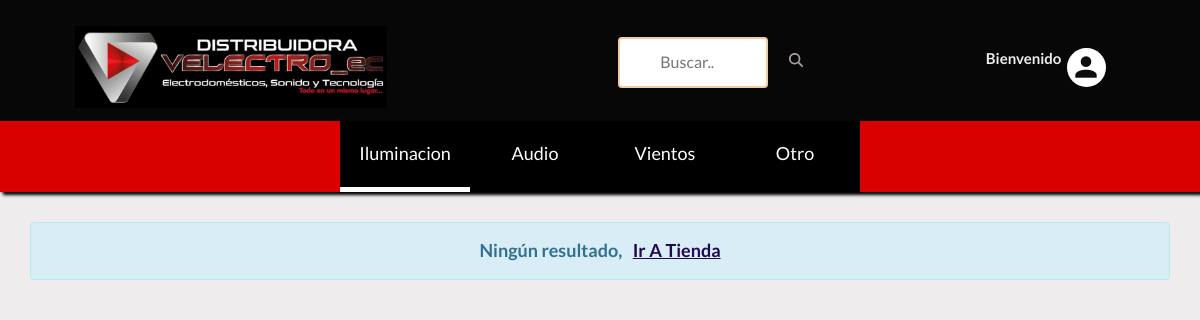
The app's page /search/ with its own data.
### shop/models.py (models this page shows, shortened)
class Subcategory(models.Model):
    name = models.CharField(max_length=100, unique=True)
    slug = models.SlugField(max_length=100, unique=True)
    class Meta:
        verbose_name = 'Categoria'
        verbose_name_plural = 'categorias'
    def get_subcategory_slug_url(self):
        return reverse('shop:subcategries', args=[self.slug])

### shop/views.py (the view)
# urls.py: path('search/', views.search, name='search'),
def search(request):
    products_count = 0
    products = None
    paged_products = None
    if 'keyword' in request.GET:
        keyword = request.GET['keyword']
        if keyword :
            products = Product.objects.filter(Q(description__icontains=keyword) | Q(name__icontains=keyword))
            products_count = products.count()
    context = {
        'products': products,
        'products_count': products_count,
    }
    return render(request, 'shop/shop/search.html', context)

### cart/views.py (called while the page is built)
def _cart_id(request):
    cart = request.session.session_key
    if not cart :
        cart = request.session.create()
    return cart

### shop/context_processors.py (called while the page is built)
def category_list(request):
    return {
        'categories' : Category.objects.all(),
        'subcategories': Subcategory.objects.all()
    }

### shop/models.py (called while the page is built)
    def get_category_slug_url(self):
        return reverse('shop:categries', args=[self.subcategory1.slug,self.slug])

### templates/shop/shop/search.html (shortened to what this page needs)
{% extends '../../base.html' %}
{% load static %}
{% block content %}
        {% if products_count <= 0 %}
        <div style="font-size:18px; margin-bottom:300px;margin-top:30px" class="container alert alert-info text-center" role="alert">
		<b>Ningún resultado,&nbsp;&nbsp; <a href="{% url 'shop:shop' %}" style="color:#21094e;text-decoration: underline;">Ir a tienda<a></b>
		</div>
        {% endif %}
{% endblock %}

### templates/base.html (shortened to what this page needs)
{% load static %}
<!doctype html>
<html class="no-js" lang="">
<head>
    <link href="https://cdn.jsdelivr.net/npm/bootstrap@5.3.1/dist/css/bootstrap.min.css" rel="stylesheet">
    <link rel="stylesheet" href="{% static 'css/bootstrap.min.css' %}">
    <link rel="stylesheet" href="{% static 'css/animate.css' %}">
    <link rel="stylesheet" href="{% static 'css/materialdesignicons.min.css' %}">
    <link rel="stylesheet" href="{% static 'css/jquery.simpleLens.css' %}">
    <link rel="stylesheet" href="{% static 'css/jquery-ui.min.css' %}">
    <link rel="stylesheet" href="{% static 'css/meanmenu.min.css' %}">
    <link rel="stylesheet" href="{% static 'css/nivo-slider.css' %}">
    <link rel="stylesheet" href="{% static 'css/owl.carousel.css' %}">
    <link rel="stylesheet" href="{% static 'css/style.css' %}">
    <link rel="stylesheet" href="{% static 'css/responsive.css' %}">
    <link rel="stylesheet" href="https://cdnjs.cloudflare.com/ajax/libs/font-awesome/4.7.0/css/font-awesome.min.css">
</head>
<body style="background: rgb(238, 236, 236)">
    <header style="background:black" class="header-one header-two">
        <div class="container-primer">
            <div class="img">
                <a href="\"> <img src="{% static '/img/logo2.jpg' %}" alt="">
                </a>
            </div>
            <div class="searches">
                <form id="searchh" action={% url 'shop:search' %} method="GET">
                    <input  type="text" name="keyword" placeholder="Buscar..">
                    <div class="btn">
                    </div>
                </form>
            </div>
            <div class="middel-top clearfix tercero">
                    <div class="welcome">
                        {% if user.id is None %}
                        <div class="welcome-profile">
                            <p style="color:rgb(238, 236, 236)"><b>Bienvenido</b></p>
                        </div>
                        {% else %}
                        <div class="welcome-profile">
                            <p style="color:rgb(238, 236, 236)"><b>Bienvenido {{user.first_name | capfirst}}!</b></p>
                        </div>
                        {% endif %}
                    </div>
                    <div class="profile">
                        <ul class="clearfix right floatright panel-up">
                            <li>
                                <a style="color:rgb(14, 13, 13)" href="#"><i class="mdi mdi-account"></i></a>
                            </li>
                        </ul>
                    </div>
            </div>
         </div>
        <div>
            <ul class="fase-child">
                {% for subcategory in subcategories %}
                <li class="sub-list"><a style="color:white" href={{subcategory.get_subcategory_slug_url}}>{{subcategory.name}}</a>
                </li>
                {% endfor %}
            </ul>
        </div>
    </header>
    {% block content %}
    {% endblock content %}
</body>
</html>

### core/static/css/style.css (style rules this page uses)
html { overflow-x: hidden; overflow-y: scroll !important; }
html, body { height: 100% }
.floatright { float:right }
img { max-width:100%; }
p { margin:0px; }
a { transition: all 0.3s ease 0s; text-decoration:none; color: white; text-transform:capitalize; }
i { font-size:16px; }
p { color:black; font-size:15px; font-weight:400; line-height:20px; }
ul { list-style: outside none none; margin: 0; padding: 0 }
ul li { float:left; }
body { font-family: 'Lato', sans-serif; color:#f4cca4; font-size:13px; font-weight:400; }
.middel-top .left, .middel-top .right { width: 20%; }
.middel-top { border: 1px solid #ccc; border-top: 0px solid #ccc; border: 4px solid red; }
.middel-top .right a { font-size: 16px; line-height: 75px; }
.middel-top .right li:last-child a i { border: 0 none; }
.header-one .right li { position:relative; }
.middel-top .right a i { border-right: 1px solid #ccc; width: 100%; line-height: 30px; }
header.header-one { box-shadow: 0 0 3px rgba(25, 25, 25, 0.56); position: relative; z-index: 999; }
.header-two .middel-top .left, .header-two .middel-top .right { width: auto; }
.container-primer { background-color: rgb(7, 7, 7); display: flex; flex-direction: row; justify-content: space-around; align-items: center; padding: 2em 0 1em 0; }
.img>a>img { width: 8em; }
.container-primer>div { text-align: center; font-size: 3em; }
.container-primer>div:nth-child(2) { width: 30%; justify-self: start; align-self: start; }
.tercero { display: flex; flex-direction: row; border: 0; }
.tercero>div { display: flex; justify-content: center; width: 2em; }
.tercero>.welcome { display: flex; align-items: center; position: absolute; right: 1.6em; }
.tercero>div>ul>li { display: flex; justify-content: center; align-items: center; width: 1em; height: 1em; padding: 0; border-radius: 100%; background-color: white; }
.tercero>div>ul>li>a { display: flex; align-items: center; height: 3em; }
.tercero>div>ul>li>a>i { font-size: 2em; }
.fase-child { margin-bottom: 0; background-color: #D90000; display: flex; justify-content: center; position:relative; box-shadow: 3px 3px 3px black }
.fase-child>li { display: flex; background-color: rgba(0, 0, 0); list-style: none; cursor: pointer; width: 10em; transition: all 0.3s ease 0s; outline: none; }
.fase-child>li>a { align-items: stretch; padding: 20px 0 20px 0; text-align: center; width: 100%; font-size: 18px; }
.fase-child>li:first-child { border-left: none; border-bottom: 5px solid white; }

### core/static/css/responsive.css (style rules this page uses)
@media (min-width: 1200px) and (max-width: 1666px) { html { overflow-x: hidden } }
@media (min-width: 1200px) and (max-width: 1666px) { html { overflow-x: hidden; } }
@media (min-width: 1200px) and (max-width: 1265px) { html { overflow-x: hidden } }
@media (min-width: 1170px) and (max-width: 1200px) { html { overflow-x: hidden } }
header .logo,.middel-top .right a { line-height: 50px; }
.middel-top .center ,.middel-top .left, .middel-top .right { width: 100%; }
.middel-top,.middel-top .center { border: 0 none; }
.middel-top { display: inline-block; position: relative; text-align: center; }

### templates/base.html (style rules this page uses)
#searchh input[type=text] { width: 150px; margin-top:10px; margin-bottom:10px; box-sizing: border-box; border: 2px solid #f4cca4; border-radius: 4px; font-size: 16px; color:#1c1427; background-color: #fff; background-position: 10px 10px; background-repeat: no-repeat; padding: 12px 20px 12px 40px; -webkit-transition: width 0.4s ease-in-out; transition: width 0.4s ease-in-out; }
svg { fill:#a7a0a0 }

### records on screen
Subcategory: name "Iluminacion"
Subcategory: name "Audio"
Subcategory: name "Vientos"
Subcategory: name "Otro"
